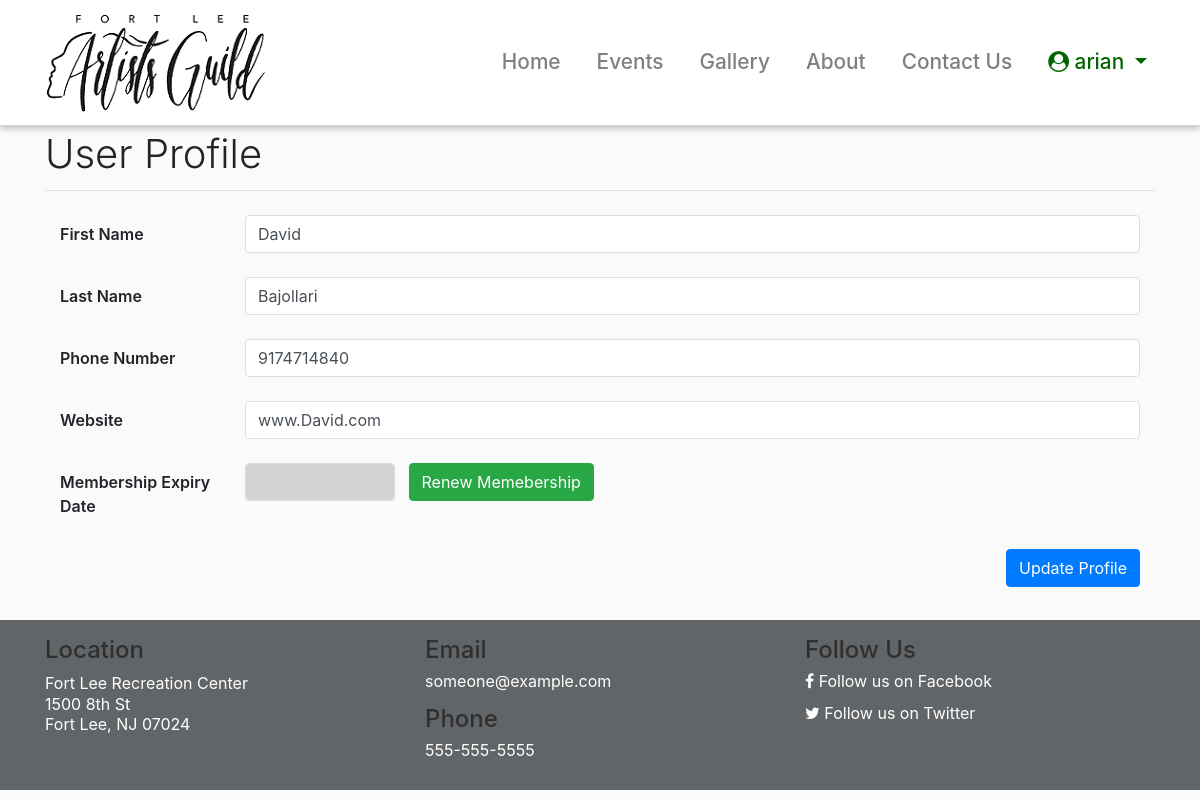
Page /profile/2 (signed in) on the committed database.
### flag/auth/models.py (models this page shows, shortened)
class User(UserMixin, db.Model):
    __tablename__ = 'flagusers'
    id = db.Column(db.Integer,
                   primary_key=True)
    firstName = db.Column(db.String,
                     nullable=False,
                     unique=False)
    lastName = db.Column(db.String,
                     nullable=False,
                     unique=False)
    email = db.Column(db.String(40),
                      unique=True,
                      nullable=False)
    password = db.Column(db.String(200),
                         primary_key=False,
                         unique=False,
                         nullable=False)
    phone = db.Column(db.String(15),
                        index=False,
                        unique=False,
                        nullable=True)
    website = db.Column(db.String(150),
                        index=False,
                        unique=False,
                        nullable=True)
    userRole = db.Column(db.String(1),
                        index=False,
                        unique=False,
                        nullable=False)
    created_On = db.Column(db.DateTime,
                           index=False,
                           unique=False,
                           nullable=False,
                           default=datetime.datetime.now)
    last_login = db.Column(db.DateTime,
                           index=False,
                           unique=False,
                           nullable=True)
    memberStartDate = db.Column(db.DateTime,
                           index=False,
                           unique=False,
                           nullable=True)
    memberExpireDate = db.Column(db.DateTime,
                           index=False,
                           unique=False,
                           nullable=True)
    membershipStatus = db.Column(db.String(1),
                           index=False,
                           unique=False,
                           nullable=True)

### flag/auth/routes.py (the view)
@bpAuth.route('/profile/<user_id>', methods=['GET', 'POST'])
def profile(user_id = 0):
    screenMode = 'profile' #came from profile screen
    profile_form = ProfileForm(request.form)
    if request.method == 'POST':
        if profile_form.validate():
            firstName = request.form.get('firstName')
            lastName = request.form.get('lastName')
            website = request.form.get('website')
            phone = request.form.get('phone')
            userId = request.form.get('user_id')
            existing_user = User.query.filter_by(id=userId).first()
            if not existing_user is None:
                existing_user.firstName=firstName
                existing_user.lastName=lastName
                existing_user.website=website
                existing_user.phone=phone
                db.session.commit()
            flash('Profile successfully updated.')
            return redirect(url_for('auth.profile', user_id = userId ))
    else:
        if not current_user.is_authenticated:
            return redirect(url_for('home'))
        if int(user_id) > 0:#check to see if they came from users
            screenMode = 'users'
            if current_user.userRole != "A":
                abort(401) # unauthorized
        else:
            user_id = current_user.id
        user = User.query.filter_by(id=user_id).first()
        profile_form.firstName.data = user.firstName
        profile_form.lastName.data = user.lastName
        profile_form.phone.data = user.phone or ''
        profile_form.website.data = user.website or ''
        profile_form.user_id.data = user.id
        if user.memberExpireDate == None:
            profile_form.membershipExpiryDate.data = ''
        else:
            profile_form.membershipExpiryDate.data = user.memberExpireDate.strftime('%d-%b-%Y')
    return render_template('auth/profile.html',form=profile_form, screenMode = screenMode)

### flag/auth/forms.py
class ProfileForm(Form):
    firstName = StringField('First Name',[validators.Length(min=3, max=50), validators.DataRequired()])
    lastName = StringField('Last Name',[validators.Length(min=3, max=50), validators.DataRequired()])
    phone = StringField('Phone Number')
    website = StringField('Website')
    user_id = HiddenField()
    membershipExpiryDate = StringField('Membership Expiry Date')
    membershipStatus = StringField('Membership Status')
    submit = SubmitField('Update')

### flag/auth/routes.py (called while the page is built)
@login_manager.user_loader
def load_user(user_id):
    if user_id is not None:
        return User.query.get(user_id)
    return None

### flag/templates/auth/profile.html (shortened to what this page needs)
{% extends "layout.html" %}
{% block content %}
{% if screenMode == 'users' %}
  {{ page_title('User Profile') }}
{% else %}
  {{ page_title('My Profile') }}
{% endif %}
<div class="col-lg-12">
  <form method="POST" role="form" action="profile">
    <div class="form-group row">
      <label for="firstName" class="col-lg-2 col-form-label">{{
          form.firstName.label
        }}</label>
      <div class="col-lg-10">
        <input type="text" class="form-control" id="firstName" name="firstName" value="{{ form.firstName.data }}"
          placeholder="First Name" required />
      </div>
    </div>
    <div class="form-group row">
      <label for="lastName" class="col-lg-2 col-form-label">{{
            form.lastName.label
          }}</label>
      <div class="col-lg-10">
        <input type="text" class="form-control" id="lastName" name="lastName" value="{{ form.lastName.data }}"
          placeholder="Last Name" required />
      </div>
    </div>
    <div class="form-group row">
      <label for="phone" class="col-lg-2 col-form-label">{{
              form.phone.label
            }}</label>
      <div class="col-lg-10">
        <input type="tel" class="form-control" id="phone" name="phone" value="{{ form.phone.data }}"
          placeholder="Phone Number" required />
      </div>
    </div>
    <div class="form-group row">
      <label for="website" class="col-lg-2 col-form-label">{{
              form.website.label
            }}</label>
      <div class="col-lg-10">
        <input type="tel" class="form-control" id="website" name="website" value="{{ form.website.data }}"
          placeholder="Website URL" />
      </div>
    </div>
    <div class="form-group row">
      <label for="membershipExpiryDate" class="col-lg-2 col-form-label">{{
              form.membershipExpiryDate.label
            }}</label>
      <div class="col-lg-8">
        <input type="tel" class="form-control" id="membershipExpiryDate" name="membershipExpiryDate"
          value="{{ form.membershipExpiryDate.data }}" placeholder="" readonly
          style="background-color: lightgrey; width: 150px;float:left;" />
        {% if screenMode == 'users' %}
            <a class="btn btn-success" onclick="return confirmRenew();" role="button" href="{{ url_for('auth.renewUser', user_id = form.user_id.data) }}">Renew Memebership</a>
        {% else %}
            <a class="btn btn-success" role="button" href="/membership">Renew Memebership</a>
        {% endif %}
      </div>
    </div>
    <div class="form-group row">
      <div class="col-lg-12 text-right">
        <button type="submit" class="btn btn-primary">Update Profile</button>
      </div>
    </div>
  </form>
</div>
{% endblock %}

### flag/templates/layout.html (shortened to what this page needs)
{% from 'macros.html' import nav_link, page_title with context %}
<!DOCTYPE html>
<html lang="en">
<head>
  <link rel="stylesheet" href="{{ url_for('static', filename='css/jquery-ui.min.css') }}">
  <link rel="stylesheet" href="{{ url_for('static', filename='css/bootstrap.min.css') }}">
  <link rel="stylesheet" href="{{ url_for('static', filename='css/font-awesome.min.css') }}">
  <link rel="stylesheet" href="{{ url_for('static', filename='css/app.css') }}">
</head>
<body>
  <nav class="navbar navbar-expand-lg navbar-light navbar-bg fixed-top">
    <div class="container">
      <a class="navbar-brand" href="/">
        <img src="/static/images/logo1.png" alt="">
      </a>
      <div class="collapse navbar-collapse" id="navbarResponsive">
        <ul class="navbar-nav ml-auto">
          {{ nav_link('home', 'Home') }}
          {{ nav_link('events.events', 'Events') }}
          {{ nav_link('gallery.gallery', 'Gallery') }}
          {{ nav_link('public.about', 'About') }}
          {{ nav_link('public.contact', 'Contact Us') }}
          {% if current_user.is_authenticated %}
          <li class="nav-item dropdown">
            <a class="nav-link dropdown-toggle" href="#" id="navbardrop" data-toggle="dropdown" style="color:darkgreen;">
              <i class="fa fa-user-circle"></i>&nbsp;{{ current_user.firstName }}
            </a>
          </li>
          {% else %}
          <li class="nav-item">
            <a class="nav-link"
              style="border: 1px solid darkgreen; display:inline-block;padding-left: 15px; padding-right: 15px;border-radius:20px;"
              href="{{ url_for('auth.login') }}">Login</a>
          </li>
          {% endif %}
        </ul>
      </div>
    </div>
  </nav>
  <div class="container" style="min-height: 500px;padding-top:10px;">
    {% block content %}
    {% endblock %}
  </div>
  <footer class="py-5" style="padding: 1rem !important;background-color: #626567;">
    <div class="container">
      <div class="row" style="color:white;">
        <div class="col-sm-4">
          <h4 style="color:#2F2F30;">Location</h4>
          <p>
            <a href="https://goo.gl/maps/iVhmAzEYue3JvERB9" target="_blank" style="color:#ffffff;">
              <span style="line-height: 1.3rem;">Fort Lee Recreation Center</span><br>
              <span style="line-height: 1.3rem;">1500 8th St</span><br>
              <span style="line-height: 1.3rem;">Fort Lee, NJ 07024</span>
            </a>
          </p>
        </div>
        <div class="col-sm-4">
          <h4 style="color:#2F2F30;">Email</h4>
          <p>
            <a href="mailto:someone@example.com" target="_top"  style="color:#ffffff;">someone@example.com</a>
          </p>
          <h4 style="color:#2F2F30;">Phone</h4>
          <p>
            <a href="tel:555-555-5555"  style="color:#ffffff;">555-555-5555</a>
          </p>
        </div>
        <div class="col-sm-4">
          <h4 style="color:#2F2F30;">Follow Us</h4>
          <p>
            <a href="https://facebook.com/flag" target="_blank"  style="color:#ffffff;"><i class="fa fa-facebook"></i>&nbsp;Follow us on
              Facebook</a>
          </p>
          <p>
            <a href="https://twitter.com/flag" target="_blank"  style="color:#ffffff;"><i class="fa fa-twitter"></i>&nbsp;Follow us on
              Twitter</a>
          </p>
        </div>
      </div>
  </footer>
</body>
</html>

### flag/static/css/app.css (style rules this page uses)
body { margin:0px; line-height: 1 !important; padding-top: 120px; background-color: #FAFAFA; }
.navbar-bg { background-color: white !important; border-bottom: lightgray solid 1px; box-shadow: 0px 0.03rem 0.09rem rgba(0,0,0,0.18), 0px 0.16rem 0.36rem rgba(0,0,0,0.22); padding:.5rem .5rem; }
.nav-item { font-size: 1.3rem; font-weight: 500; padding-left: 20px; }
.col-form-label { font-weight: 600; }
.form-control { box-shadow: none; border-color: #ddd; }

### rows in the picture
User: firstName "arian"
User: firstName "David", lastName "Bajollari", phone "9174714840", website "www.David.com"

### other values in the picture
{{ name }} "Home Events Gallery About Contact Us"
{{ title }} "User Profile"
